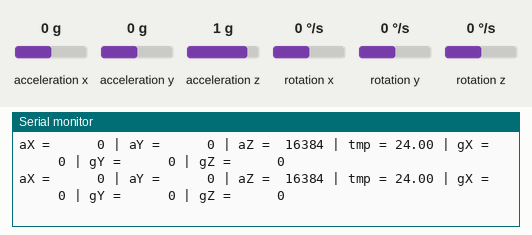
Recording of a sketch running on a simulated Arduino Uno, built with avr-gcc and run on an emulated ATmega328P. Parts: the last lines printed to the serial monitor. Wiring (inferred from the names in the program): MPU-6050 motion sensor at I2C address 0x68. Inputs (shaded band) come from the test bench; at power-on: acceleration x 0 g, acceleration y 0 g, acceleration z 1 g, rotation x 0 °/s, rotation y 0 °/s, rotation z 0 °/s. No radio packets arrive unless stated.

Above: at 1.8 s.
1.9 s: acceleration x set to -1.4 g
At 2.8 s:
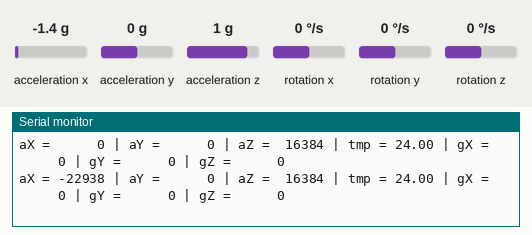
4.6 s: acceleration y set to -1.4 g
At 6.0 s:
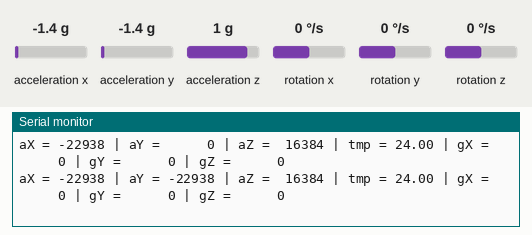
7.6 s: acceleration z set to -1.4 g
At 9.1 s:
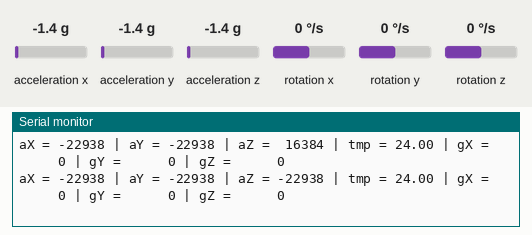
10.6 s: rotation x set to -192 °/s
At 12.3 s:
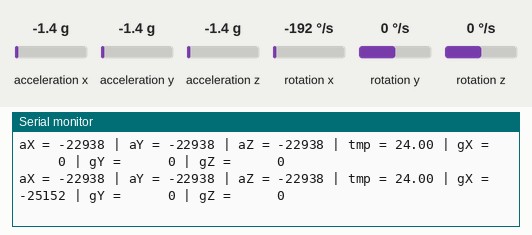
13.6 s: rotation y set to -192 °/s
At 15.4 s:
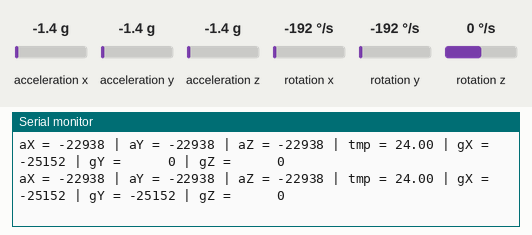
16.6 s: rotation z set to -192 °/s
At 17.5 s:
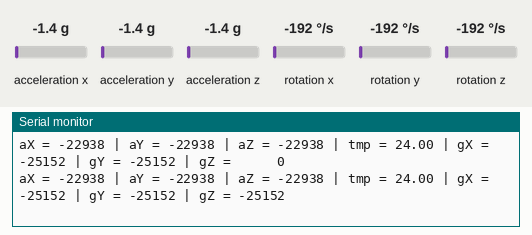

The sketch:

transmitter-glove-code.ino
```cpp
#include <SPI.h>        //SPI library for communicate with the nRF24L01+
#include "RF24.h"       //The main library of the nRF24L01+
#include "Wire.h"       //For communicate
#include "I2Cdev.h"     //For communicate with MPU6050
#include "MPU6050.h"    //The main library of the MPU6050


const int MPU_ADDR = 0x68;
int16_t accelerometer_x, accelerometer_y, accelerometer_z;
int16_t gyro_x, gyro_y, gyro_z;
int16_t temperature;
char tmp_str[7];
char* convert_int16_to_str(int16_t i) {
sprintf(tmp_str, "%6d", i);
return tmp_str;
}

//Define the object to access and cotrol the Gyro and Accelerometer (We don't use the Gyro data)
MPU6050 mpu;
int16_t ax, ay, az;
int16_t gx, gy, gz;

//Define packet for the direction (X axis and Y axis)
int data[2];

RF24 radio(9,10);

const uint64_t pipe = 0xE8E8F0F0E1LL;

void setup(void){
  Serial.begin(9600);
  Wire.begin();
  mpu.initialize();              //Initialize the MPU object
  radio.begin();                 //Start the nRF24 communicate
  radio.openWritingPipe(pipe);   //Sets the address of the receiver to which the program will send data.
}

void loop(void){
  Wire.beginTransmission(MPU_ADDR);
  Wire.write(0x3B);
  Wire.endTransmission(false);
  Wire.requestFrom(MPU_ADDR, 7*2, true);

  accelerometer_x = Wire.read()<<8 | Wire.read();
  accelerometer_y = Wire.read()<<8 | Wire.read();
  accelerometer_z = Wire.read()<<8 | Wire.read();
  temperature = Wire.read()<<8 | Wire.read();
  gyro_x = Wire.read()<<8 | Wire.read();
  gyro_y = Wire.read()<<8 | Wire.read();
  gyro_z = Wire.read()<<8 | Wire.read();
  // print out data
  Serial.print("aX = "); Serial.print(convert_int16_to_str(accelerometer_x));
  Serial.print(" | aY = "); Serial.print(convert_int16_to_str(accelerometer_y));
  Serial.print(" | aZ = "); Serial.print(convert_int16_to_str(accelerometer_z));

  Serial.print(" | tmp = "); Serial.print(temperature/340.00+36.53);
  Serial.print(" | gX = "); Serial.print(convert_int16_to_str(gyro_x));
  Serial.print(" | gY = "); Serial.print(convert_int16_to_str(gyro_y));
  Serial.print(" | gZ = "); Serial.print(convert_int16_to_str(gyro_z));
  Serial.println();
  // delay
  delay(1000);

  mpu.getMotion6(&ax, &ay, &az, &gx, &gy, &gz);

  data[0] = map(ax, -17000, 17000, 300, 400 ); //Send X axis data
  data[1] = map(ay, -17000, 17000, 100, 200);  //Send Y axis data
  radio.write(data, sizeof(data));
}
```

Measured:
- after the input at 1.9 s, the serial monitor: prints a new line after 0.19 s (image 1)
- after the input at 4.6 s, the serial monitor: prints a new line after 0.61 s (image 2)
- after the input at 7.6 s, the serial monitor: prints a new line after 0.73 s (image 3)
- after the input at 10.6 s, the serial monitor: prints a new line after 0.85 s (image 4)
- after the input at 13.6 s, the serial monitor: prints a new line after 0.98 s (image 5)
- after the input at 16.6 s, the serial monitor: prints a new line after 0.06 s (image 6)
